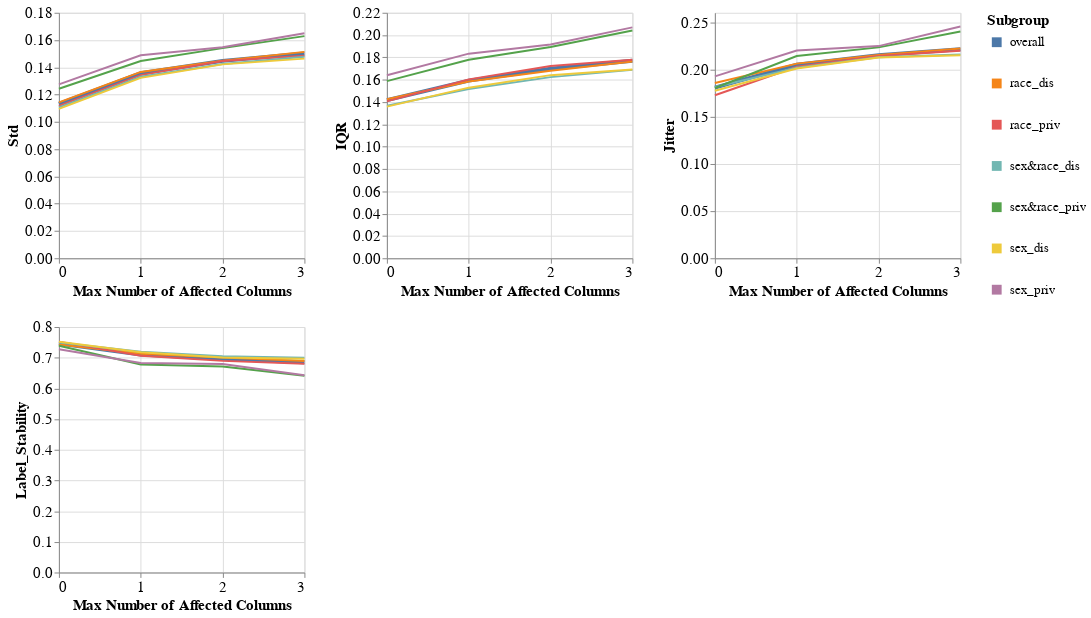

Notebook cell for this chart:
### Markdown cell above
### Subgroup metrics per dataset, experiment iteration, and model

### Code cell
visualizer.create_subgroups_grid_pct_lines_plot(model_name=MODEL_NAMES[0],
                                                target_preprocessing_technique=PREPROCESSING_TECHNIQUES[0],
                                                subgroup_metrics_type='variance',
                                                mode='max_num_columns')

### Figure 1 — Vega-Lite specification as saved in the notebook (floating-point values rounded to 4 significant figures)
{"config": {"view": {"continuousWidth": 400, "continuousHeight": 300}, "axis": {"labelFontSize": 15, "titleFontSize": 15}, "legend": {"labelFontSize": 13, "symbolStrokeWidth": 10, "titleFontSize": 15}}, "vconcat": [{"hconcat": [{"mark": "line", "encoding": {"color": {"field": "Subgroup", "type": "nominal"}, "strokeWidth": {"condition": {"value": 4, "test": "datum.Subgroup == 'overall'"}, "value": 2}, "x": {"axis": {"tickMinStep": 1}, "field": "Percentage", "title": "Max Number of Affected Columns", "type": "quantitative"}, "y": {"field": "Metric_Value", "title": "Std", "type": "quantitative"}}, "height": 250, "width": 250}, {"data": {"name": "data-df7264988681f0626a3ea8a5bdf12e44"}, "mark": "line", "encoding": {"color": {"field": "Subgroup", "type": "nominal"}, "strokeWidth": {"condition": {"value": 4, "test": "datum.Subgroup == 'overall'"}, "value": 2}, "x": {"axis": {"tickMinStep": 1}, "field": "Percentage", "title": "Max Number of Affected Columns", "type": "quantitative"}, "y": {"field": "Metric_Value", "title": "IQR", "type": "quantitative"}}, "height": 250, "width": 250}, {"data": {"name": "data-c53516bccee5c015903b25c547bc3b67"}, "mark": "line", "encoding": {"color": {"field": "Subgroup", "type": "nominal"}, "strokeWidth": {"condition": {"value": 4, "test": "datum.Subgroup == 'overall'"}, "value": 2}, "x": {"axis": {"tickMinStep": 1}, "field": "Percentage", "title": "Max Number of Affected Columns", "type": "quantitative"}, "y": {"field": "Metric_Value", "title": "Jitter", "type": "quantitative"}}, "height": 250, "width": 250}]}, {"hconcat": [{"mark": "line", "encoding": {"color": {"field": "Subgroup", "type": "nominal"}, "strokeWidth": {"condition": {"value": 4, "test": "datum.Subgroup == 'overall'"}, "value": 2}, "x": {"axis": {"tickMinStep": 1}, "field": "Percentage", "title": "Max Number of Affected Columns", "type": "quantitative"}, "y": {"field": "Metric_Value", "title": "Label_Stability", "type": "quantitative"}}, "height": 250, "width": 250}], "data": {"name": "data-5a34e6c4e0f663d6ed6bfdcc0eb074f4"}}], "data": {"name": "data-4ecd5a2da488544ba1a5c8bc680f48a7"}, "$schema": "https://vega.github.io/schema/vega-lite/v4.17.0.json", "datasets": {"data-4ecd5a2da488544ba1a5c8bc680f48a7": [{"Model_Name": "DecisionTreeClassifier", "Test_Set_Index": 0.0, "Metric": "Std", "Subgroup": "overall", "Num_Estimators": 200.0, "Metric_Value": 0.1132, "Percentage": 0.0}, {"Model_Name": "DecisionTreeClassifier", "Test_Set_Index": 0.0, "Metric": "Std", "Subgroup": "race_dis", "Num_Estimators": 200.0, "Metric_Value": 0.1143, "Percentage": 0.0}, {"Model_Name": "DecisionTreeClassifier", "Test_Set_Index": 0.0, "Metric": "Std", "Subgroup": "race_priv", "Num_Estimators": 200.0, "Metric_Value": 0.1117, "Percentage": 0.0}, {"Model_Name": "DecisionTreeClassifier", "Test_Set_Index": 0.0, "Metric": "Std", "Subgroup": "sex&race_dis", "Num_Estimators": 200.0, "Metric_Value": 0.1107, "Percentage": 0.0}, {"Model_Name": "DecisionTreeClassifier", "Test_Set_Index": 0.0, "Metric": "Std", "Subgroup": "sex&race_priv", "Num_Estimators": 200.0, "Metric_Value": 0.1243, "Percentage": 0.0}, {"Model_Name": "DecisionTreeClassifier", "Test_Set_Index": 0.0, "Metric": "Std", "Subgroup": "sex_dis", "Num_Estimators": 200.0, "Metric_Value": 0.1096, "Percentage": 0.0}, {"Model_Name": "DecisionTreeClassifier", "Test_Set_Index": 0.0, "Metric": "Std", "Subgroup": "sex_priv", "Num_Estimators": 200.0, "Metric_Value": 0.1274, "Percentage": 0.0}, {"Model_Name": "DecisionTreeClassifier", "Test_Set_Index": 1.0, "Metric": "Std", "Subgroup": "overall", "Num_Estimators": 200.0, "Metric_Value": 0.1357, "Percentage": 1.0}, {"Model_Name": "DecisionTreeClassifier", "Test_Set_Index": 1.0, "Metric": "Std", "Subgroup": "race_dis", "Num_Estimators": 200.0, "Metric_Value": 0.1366, "Percentage": 1.0}, {"Model_Name": "DecisionTreeClassifier", "Test_Set_Index": 1.0, "Metric": "Std", "Subgroup": "race_priv", "Num_Estimators": 200.0, "Metric_Value": 0.1343, "Percentage": 1.0}, {"Model_Name": "DecisionTreeClassifier", "Test_Set_Index": 1.0, "Metric": "Std", "Subgroup": "sex&race_dis", "Num_Estimators": 200.0, "Metric_Value": 0.133, "Percentage": 1.0}, {"Model_Name": "DecisionTreeClassifier", "Test_Set_Index": 1.0, "Metric": "Std", "Subgroup": "sex&race_priv", "Num_Estimators": 200.0, "Metric_Value": 0.1446, "Percentage": 1.0}, {"Model_Name": "DecisionTreeClassifier", "Test_Set_Index": 1.0, "Metric": "Std", "Subgroup": "sex_dis", "Num_Estimators": 200.0, "Metric_Value": 0.1323, "Percentage": 1.0}, {"Model_Name": "DecisionTreeClassifier", "Test_Set_Index": 1.0, "Metric": "Std", "Subgroup": "sex_priv", "Num_Estimators": 200.0, "Metric_Value": 0.1489, "Percentage": 1.0}, {"Model_Name": "DecisionTreeClassifier", "Test_Set_Index": 2.0, "Metric": "Std", "Subgroup": "overall", "Num_Estimators": 200.0, "Metric_Value": 0.1447, "Percentage": 2.0}, {"Model_Name": "DecisionTreeClassifier", "Test_Set_Index": 2.0, "Metric": "Std", "Subgroup": "race_dis", "Num_Estimators": 200.0, "Metric_Value": 0.1448, "Percentage": 2.0}, {"Model_Name": "DecisionTreeClassifier", "Test_Set_Index": 2.0, "Metric": "Std", "Subgroup": "race_priv", "Num_Estimators": 200.0, "Metric_Value": 0.1446, "Percentage": 2.0}, {"Model_Name": "DecisionTreeClassifier", "Test_Set_Index": 2.0, "Metric": "Std", "Subgroup": "sex&race_dis", "Num_Estimators": 200.0, "Metric_Value": 0.1425, "Percentage": 2.0}, {"Model_Name": "DecisionTreeClassifier", "Test_Set_Index": 2.0, "Metric": "Std", "Subgroup": "sex&race_priv", "Num_Estimators": 200.0, "Metric_Value": 0.1541, "Percentage": 2.0}, {"Model_Name": "DecisionTreeClassifier", "Test_Set_Index": 2.0, "Metric": "Std", "Subgroup": "sex_dis", "Num_Estimators": 200.0, "Metric_Value": 0.1422, "Percentage": 2.0}, {"Model_Name": "DecisionTreeClassifier", "Test_Set_Index": 2.0, "Metric": "Std", "Subgroup": "sex_priv", "Num_Estimators": 200.0, "Metric_Value": 0.1548, "Percentage": 2.0}, {"Model_Name": "DecisionTreeClassifier", "Test_Set_Index": 3.0, "Metric": "Std", "Subgroup": "overall", "Num_Estimators": 200.0, "Metric_Value": 0.1501, "Percentage": 3.0}, {"Model_Name": "DecisionTreeClassifier", "Test_Set_Index": 3.0, "Metric": "Std", "Subgroup": "race_dis", "Num_Estimators": 200.0, "Metric_Value": 0.1513, "Percentage": 3.0}, {"Model_Name": "DecisionTreeClassifier", "Test_Set_Index": 3.0, "Metric": "Std", "Subgroup": "race_priv", "Num_Estimators": 200.0, "Metric_Value": 0.1485, "Percentage": 3.0}, {"Model_Name": "DecisionTreeClassifier", "Test_Set_Index": 3.0, "Metric": "Std", "Subgroup": "sex&race_dis", "Num_Estimators": 200.0, "Metric_Value": 0.1477, "Percentage": 3.0}, {"Model_Name": "DecisionTreeClassifier", "Test_Set_Index": 3.0, "Metric": "Std", "Subgroup": "sex&race_priv", "Num_Estimators": 200.0, "Metric_Value": 0.1629, "Percentage": 3.0}, {"Model_Name": "DecisionTreeClassifier", "Test_Set_Index": 3.0, "Metric": "Std", "Subgroup": "sex_dis", "Num_Estimators": 200.0, "Metric_Value": 0.1464, "Percentage": 3.0}, {"Model_Name": "DecisionTreeClassifier", "Test_Set_Index": 3.0, "Metric": "Std", "Subgroup": "sex_priv", "Num_Estimators": 200.0, "Metric_Value": 0.165, "Percentage": 3.0}], "data-df7264988681f0626a3ea8a5bdf12e44": [{"Model_Name": "DecisionTreeClassifier", "Test_Set_Index": 0.0, "Metric": "IQR", "Subgroup": "overall", "Num_Estimators": 200.0, "Metric_Value": 0.1417, "Percentage": 0.0}, {"Model_Name": "DecisionTreeClassifier", "Test_Set_Index": 0.0, "Metric": "IQR", "Subgroup": "race_dis", "Num_Estimators": 200.0, "Metric_Value": 0.1425, "Percentage": 0.0}, {"Model_Name": "DecisionTreeClassifier", "Test_Set_Index": 0.0, "Metric": "IQR", "Subgroup": "race_priv", "Num_Estimators": 200.0, "Metric_Value": 0.1406, "Percentage": 0.0}, {"Model_Name": "DecisionTreeClassifier", "Test_Set_Index": 0.0, "Metric": "IQR", "Subgroup": "sex&race_dis", "Num_Estimators": 200.0, "Metric_Value": 0.1366, "Percentage": 0.0}, {"Model_Name": "DecisionTreeClassifier", "Test_Set_Index": 0.0, "Metric": "IQR", "Subgroup": "sex&race_priv", "Num_Estimators": 200.0, "Metric_Value": 0.1588, "Percentage": 0.0}, {"Model_Name": "DecisionTreeClassifier", "Test_Set_Index": 0.0, "Metric": "IQR", "Subgroup": "sex_dis", "Num_Estimators": 200.0, "Metric_Value": 0.1359, "Percentage": 0.0}, {"Model_Name": "DecisionTreeClassifier", "Test_Set_Index": 0.0, "Metric": "IQR", "Subgroup": "sex_priv", "Num_Estimators": 200.0, "Metric_Value": 0.164, "Percentage": 0.0}, {"Model_Name": "DecisionTreeClassifier", "Test_Set_Index": 1.0, "Metric": "IQR", "Subgroup": "overall", "Num_Estimators": 200.0, "Metric_Value": 0.1592, "Percentage": 1.0}, {"Model_Name": "DecisionTreeClassifier", "Test_Set_Index": 1.0, "Metric": "IQR", "Subgroup": "race_dis", "Num_Estimators": 200.0, "Metric_Value": 0.1583, "Percentage": 1.0}, {"Model_Name": "DecisionTreeClassifier", "Test_Set_Index": 1.0, "Metric": "IQR", "Subgroup": "race_priv", "Num_Estimators": 200.0, "Metric_Value": 0.1603, "Percentage": 1.0}, {"Model_Name": "DecisionTreeClassifier", "Test_Set_Index": 1.0, "Metric": "IQR", "Subgroup": "sex&race_dis", "Num_Estimators": 200.0, "Metric_Value": 0.1517, "Percentage": 1.0}, {"Model_Name": "DecisionTreeClassifier", "Test_Set_Index": 1.0, "Metric": "IQR", "Subgroup": "sex&race_priv", "Num_Estimators": 200.0, "Metric_Value": 0.1779, "Percentage": 1.0}, {"Model_Name": "DecisionTreeClassifier", "Test_Set_Index": 1.0, "Metric": "IQR", "Subgroup": "sex_dis", "Num_Estimators": 200.0, "Metric_Value": 0.1529, "Percentage": 1.0}, {"Model_Name": "DecisionTreeClassifier", "Test_Set_Index": 1.0, "Metric": "IQR", "Subgroup": "sex_priv", "Num_Estimators": 200.0, "Metric_Value": 0.1833, "Percentage": 1.0}, {"Model_Name": "DecisionTreeClassifier", "Test_Set_Index": 2.0, "Metric": "IQR", "Subgroup": "overall", "Num_Estimators": 200.0, "Metric_Value": 0.1698, "Percentage": 2.0}, {"Model_Name": "DecisionTreeClassifier", "Test_Set_Index": 2.0, "Metric": "IQR", "Subgroup": "race_dis", "Num_Estimators": 200.0, "Metric_Value": 0.1681, "Percentage": 2.0}, {"Model_Name": "DecisionTreeClassifier", "Test_Set_Index": 2.0, "Metric": "IQR", "Subgroup": "race_priv", "Num_Estimators": 200.0, "Metric_Value": 0.1723, "Percentage": 2.0}, {"Model_Name": "DecisionTreeClassifier", "Test_Set_Index": 2.0, "Metric": "IQR", "Subgroup": "sex&race_dis", "Num_Estimators": 200.0, "Metric_Value": 0.1623, "Percentage": 2.0}, {"Model_Name": "DecisionTreeClassifier", "Test_Set_Index": 2.0, "Metric": "IQR", "Subgroup": "sex&race_priv", "Num_Estimators": 200.0, "Metric_Value": 0.1893, "Percentage": 2.0}, {"Model_Name": "DecisionTreeClassifier", "Test_Set_Index": 2.0, "Metric": "IQR", "Subgroup": "sex_dis", "Num_Estimators": 200.0, "Metric_Value": 0.1641, "Percentage": 2.0}, {"Model_Name": "DecisionTreeClassifier", "Test_Set_Index": 2.0, "Metric": "IQR", "Subgroup": "sex_priv", "Num_Estimators": 200.0, "Metric_Value": 0.1916, "Percentage": 2.0}, {"Model_Name": "DecisionTreeClassifier", "Test_Set_Index": 3.0, "Metric": "IQR", "Subgroup": "overall", "Num_Estimators": 200.0, "Metric_Value": 0.177, "Percentage": 3.0}, {"Model_Name": "DecisionTreeClassifier", "Test_Set_Index": 3.0, "Metric": "IQR", "Subgroup": "race_dis", "Num_Estimators": 200.0, "Metric_Value": 0.1764, "Percentage": 3.0}, {"Model_Name": "DecisionTreeClassifier", "Test_Set_Index": 3.0, "Metric": "IQR", "Subgroup": "race_priv", "Num_Estimators": 200.0, "Metric_Value": 0.1778, "Percentage": 3.0}, {"Model_Name": "DecisionTreeClassifier", "Test_Set_Index": 3.0, "Metric": "IQR", "Subgroup": "sex&race_dis", "Num_Estimators": 200.0, "Metric_Value": 0.1688, "Percentage": 3.0}, {"Model_Name": "DecisionTreeClassifier", "Test_Set_Index": 3.0, "Metric": "IQR", "Subgroup": "sex&race_priv", "Num_Estimators": 200.0, "Metric_Value": 0.2041, "Percentage": 3.0}, {"Model_Name": "DecisionTreeClassifier", "Test_Set_Index": 3.0, "Metric": "IQR", "Subgroup": "sex_dis", "Num_Estimators": 200.0, "Metric_Value": 0.1692, "Percentage": 3.0}, {"Model_Name": "DecisionTreeClassifier", "Test_Set_Index": 3.0, "Metric": "IQR", "Subgroup": "sex_priv", "Num_Estimators": 200.0, "Metric_Value": 0.2069, "Percentage": 3.0}], "data-c53516bccee5c015903b25c547bc3b67": [{"Model_Name": "DecisionTreeClassifier", "Test_Set_Index": 0.0, "Metric": "Jitter", "Subgroup": "overall", "Num_Estimators": 200.0, "Metric_Value": 0.1806, "Percentage": 0.0}, {"Model_Name": "DecisionTreeClassifier", "Test_Set_Index": 0.0, "Metric": "Jitter", "Subgroup": "race_dis", "Num_Estimators": 200.0, "Metric_Value": 0.1856, "Percentage": 0.0}, {"Model_Name": "DecisionTreeClassifier", "Test_Set_Index": 0.0, "Metric": "Jitter", "Subgroup": "race_priv", "Num_Estimators": 200.0, "Metric_Value": 0.1727, "Percentage": 0.0}, {"Model_Name": "DecisionTreeClassifier", "Test_Set_Index": 0.0, "Metric": "Jitter", "Subgroup": "sex&race_dis", "Num_Estimators": 200.0, "Metric_Value": 0.1814, "Percentage": 0.0}, {"Model_Name": "DecisionTreeClassifier", "Test_Set_Index": 0.0, "Metric": "Jitter", "Subgroup": "sex&race_priv", "Num_Estimators": 200.0, "Metric_Value": 0.1803, "Percentage": 0.0}, {"Model_Name": "DecisionTreeClassifier", "Test_Set_Index": 0.0, "Metric": "Jitter", "Subgroup": "sex_dis", "Num_Estimators": 200.0, "Metric_Value": 0.1774, "Percentage": 0.0}, {"Model_Name": "DecisionTreeClassifier", "Test_Set_Index": 0.0, "Metric": "Jitter", "Subgroup": "sex_priv", "Num_Estimators": 200.0, "Metric_Value": 0.1926, "Percentage": 0.0}, {"Model_Name": "DecisionTreeClassifier", "Test_Set_Index": 1.0, "Metric": "Jitter", "Subgroup": "overall", "Num_Estimators": 200.0, "Metric_Value": 0.205, "Percentage": 1.0}, {"Model_Name": "DecisionTreeClassifier", "Test_Set_Index": 1.0, "Metric": "Jitter", "Subgroup": "race_dis", "Num_Estimators": 200.0, "Metric_Value": 0.2061, "Percentage": 1.0}, {"Model_Name": "DecisionTreeClassifier", "Test_Set_Index": 1.0, "Metric": "Jitter", "Subgroup": "race_priv", "Num_Estimators": 200.0, "Metric_Value": 0.2028, "Percentage": 1.0}, {"Model_Name": "DecisionTreeClassifier", "Test_Set_Index": 1.0, "Metric": "Jitter", "Subgroup": "sex&race_dis", "Num_Estimators": 200.0, "Metric_Value": 0.2017, "Percentage": 1.0}, {"Model_Name": "DecisionTreeClassifier", "Test_Set_Index": 1.0, "Metric": "Jitter", "Subgroup": "sex&race_priv", "Num_Estimators": 200.0, "Metric_Value": 0.2142, "Percentage": 1.0}, {"Model_Name": "DecisionTreeClassifier", "Test_Set_Index": 1.0, "Metric": "Jitter", "Subgroup": "sex_dis", "Num_Estimators": 200.0, "Metric_Value": 0.201, "Percentage": 1.0}, {"Model_Name": "DecisionTreeClassifier", "Test_Set_Index": 1.0, "Metric": "Jitter", "Subgroup": "sex_priv", "Num_Estimators": 200.0, "Metric_Value": 0.22, "Percentage": 1.0}, {"Model_Name": "DecisionTreeClassifier", "Test_Set_Index": 2.0, "Metric": "Jitter", "Subgroup": "overall", "Num_Estimators": 200.0, "Metric_Value": 0.2151, "Percentage": 2.0}, {"Model_Name": "DecisionTreeClassifier", "Test_Set_Index": 2.0, "Metric": "Jitter", "Subgroup": "race_dis", "Num_Estimators": 200.0, "Metric_Value": 0.2154, "Percentage": 2.0}, {"Model_Name": "DecisionTreeClassifier", "Test_Set_Index": 2.0, "Metric": "Jitter", "Subgroup": "race_priv", "Num_Estimators": 200.0, "Metric_Value": 0.2142, "Percentage": 2.0}, {"Model_Name": "DecisionTreeClassifier", "Test_Set_Index": 2.0, "Metric": "Jitter", "Subgroup": "sex&race_dis", "Num_Estimators": 200.0, "Metric_Value": 0.2128, "Percentage": 2.0}, {"Model_Name": "DecisionTreeClassifier", "Test_Set_Index": 2.0, "Metric": "Jitter", "Subgroup": "sex&race_priv", "Num_Estimators": 200.0, "Metric_Value": 0.2233, "Percentage": 2.0}, {"Model_Name": "DecisionTreeClassifier", "Test_Set_Index": 2.0, "Metric": "Jitter", "Subgroup": "sex_dis", "Num_Estimators": 200.0, "Metric_Value": 0.2125, "Percentage": 2.0}, {"Model_Name": "DecisionTreeClassifier", "Test_Set_Index": 2.0, "Metric": "Jitter", "Subgroup": "sex_priv", "Num_Estimators": 200.0, "Metric_Value": 0.2247, "Percentage": 2.0}, {"Model_Name": "DecisionTreeClassifier", "Test_Set_Index": 3.0, "Metric": "Jitter", "Subgroup": "overall", "Num_Estimators": 200.0, "Metric_Value": 0.2214, "Percentage": 3.0}, {"Model_Name": "DecisionTreeClassifier", "Test_Set_Index": 3.0, "Metric": "Jitter", "Subgroup": "race_dis", "Num_Estimators": 200.0, "Metric_Value": 0.2222, "Percentage": 3.0}, {"Model_Name": "DecisionTreeClassifier", "Test_Set_Index": 3.0, "Metric": "Jitter", "Subgroup": "race_priv", "Num_Estimators": 200.0, "Metric_Value": 0.2197, "Percentage": 3.0}, {"Model_Name": "DecisionTreeClassifier", "Test_Set_Index": 3.0, "Metric": "Jitter", "Subgroup": "sex&race_dis", "Num_Estimators": 200.0, "Metric_Value": 0.2157, "Percentage": 3.0}, {"Model_Name": "DecisionTreeClassifier", "Test_Set_Index": 3.0, "Metric": "Jitter", "Subgroup": "sex&race_priv", "Num_Estimators": 200.0, "Metric_Value": 0.2402, "Percentage": 3.0}, {"Model_Name": "DecisionTreeClassifier", "Test_Set_Index": 3.0, "Metric": "Jitter", "Subgroup": "sex_dis", "Num_Estimators": 200.0, "Metric_Value": 0.2151, "Percentage": 3.0}, {"Model_Name": "DecisionTreeClassifier", "Test_Set_Index": 3.0, "Metric": "Jitter", "Subgroup": "sex_priv", "Num_Estimators": 200.0, "Metric_Value": 0.2454, "Percentage": 3.0}], "data-5a34e6c4e0f663d6ed6bfdcc0eb074f4": [{"Model_Name": "DecisionTreeClassifier", "Test_Set_Index": 0.0, "Metric": "Label_Stability", "Subgroup": "overall", "Num_Estimators": 200.0, "Metric_Value": 0.7465, "Percentage": 0.0}, {"Model_Name": "DecisionTreeClassifier", "Test_Set_Index": 0.0, "Metric": "Label_Stability", "Subgroup": "race_dis", "Num_Estimators": 200.0, "Metric_Value": 0.743, "Percentage": 0.0}, {"Model_Name": "DecisionTreeClassifier", "Test_Set_Index": 0.0, "Metric": "Label_Stability", "Subgroup": "race_priv", "Num_Estimators": 200.0, "Metric_Value": 0.7525, "Percentage": 0.0}, {"Model_Name": "DecisionTreeClassifier", "Test_Set_Index": 0.0, "Metric": "Label_Stability", "Subgroup": "sex&race_dis", "Num_Estimators": 200.0, "Metric_Value": 0.7493, "Percentage": 0.0}, {"Model_Name": "DecisionTreeClassifier", "Test_Set_Index": 0.0, "Metric": "Label_Stability", "Subgroup": "sex&race_priv", "Num_Estimators": 200.0, "Metric_Value": 0.739, "Percentage": 0.0}, {"Model_Name": "DecisionTreeClassifier", "Test_Set_Index": 0.0, "Metric": "Label_Stability", "Subgroup": "sex_dis", "Num_Estimators": 200.0, "Metric_Value": 0.7517, "Percentage": 0.0}, {"Model_Name": "DecisionTreeClassifier", "Test_Set_Index": 0.0, "Metric": "Label_Stability", "Subgroup": "sex_priv", "Num_Estimators": 200.0, "Metric_Value": 0.7274, "Percentage": 0.0}, {"Model_Name": "DecisionTreeClassifier", "Test_Set_Index": 1.0, "Metric": "Label_Stability", "Subgroup": "overall", "Num_Estimators": 200.0, "Metric_Value": 0.71, "Percentage": 1.0}, {"Model_Name": "DecisionTreeClassifier", "Test_Set_Index": 1.0, "Metric": "Label_Stability", "Subgroup": "race_dis", "Num_Estimators": 200.0, "Metric_Value": 0.7128, "Percentage": 1.0}, {"Model_Name": "DecisionTreeClassifier", "Test_Set_Index": 1.0, "Metric": "Label_Stability", "Subgroup": "race_priv", "Num_Estimators": 200.0, "Metric_Value": 0.7065, "Percentage": 1.0}, {"Model_Name": "DecisionTreeClassifier", "Test_Set_Index": 1.0, "Metric": "Label_Stability", "Subgroup": "sex&race_dis", "Num_Estimators": 200.0, "Metric_Value": 0.7191, "Percentage": 1.0}, {"Model_Name": "DecisionTreeClassifier", "Test_Set_Index": 1.0, "Metric": "Label_Stability", "Subgroup": "sex&race_priv", "Num_Estimators": 200.0, "Metric_Value": 0.6777, "Percentage": 1.0}, {"Model_Name": "DecisionTreeClassifier", "Test_Set_Index": 1.0, "Metric": "Label_Stability", "Subgroup": "sex_dis", "Num_Estimators": 200.0, "Metric_Value": 0.7174, "Percentage": 1.0}, {"Model_Name": "DecisionTreeClassifier", "Test_Set_Index": 1.0, "Metric": "Label_Stability", "Subgroup": "sex_priv", "Num_Estimators": 200.0, "Metric_Value": 0.6825, "Percentage": 1.0}, {"Model_Name": "DecisionTreeClassifier", "Test_Set_Index": 2.0, "Metric": "Label_Stability", "Subgroup": "overall", "Num_Estimators": 200.0, "Metric_Value": 0.6961, "Percentage": 2.0}, {"Model_Name": "DecisionTreeClassifier", "Test_Set_Index": 2.0, "Metric": "Label_Stability", "Subgroup": "race_dis", "Num_Estimators": 200.0, "Metric_Value": 0.7008, "Percentage": 2.0}, {"Model_Name": "DecisionTreeClassifier", "Test_Set_Index": 2.0, "Metric": "Label_Stability", "Subgroup": "race_priv", "Num_Estimators": 200.0, "Metric_Value": 0.6897, "Percentage": 2.0}, {"Model_Name": "DecisionTreeClassifier", "Test_Set_Index": 2.0, "Metric": "Label_Stability", "Subgroup": "sex&race_dis", "Num_Estimators": 200.0, "Metric_Value": 0.7046, "Percentage": 2.0}, {"Model_Name": "DecisionTreeClassifier", "Test_Set_Index": 2.0, "Metric": "Label_Stability", "Subgroup": "sex&race_priv", "Num_Estimators": 200.0, "Metric_Value": 0.6715, "Percentage": 2.0}, {"Model_Name": "DecisionTreeClassifier", "Test_Set_Index": 2.0, "Metric": "Label_Stability", "Subgroup": "sex_dis", "Num_Estimators": 200.0, "Metric_Value": 0.7007, "Percentage": 2.0}, {"Model_Name": "DecisionTreeClassifier", "Test_Set_Index": 2.0, "Metric": "Label_Stability", "Subgroup": "sex_priv", "Num_Estimators": 200.0, "Metric_Value": 0.6793, "Percentage": 2.0}, {"Model_Name": "DecisionTreeClassifier", "Test_Set_Index": 3.0, "Metric": "Label_Stability", "Subgroup": "overall", "Num_Estimators": 200.0, "Metric_Value": 0.6853, "Percentage": 3.0}, {"Model_Name": "DecisionTreeClassifier", "Test_Set_Index": 3.0, "Metric": "Label_Stability", "Subgroup": "race_dis", "Num_Estimators": 200.0, "Metric_Value": 0.6889, "Percentage": 3.0}, {"Model_Name": "DecisionTreeClassifier", "Test_Set_Index": 3.0, "Metric": "Label_Stability", "Subgroup": "race_priv", "Num_Estimators": 200.0, "Metric_Value": 0.6805, "Percentage": 3.0}, {"Model_Name": "DecisionTreeClassifier", "Test_Set_Index": 3.0, "Metric": "Label_Stability", "Subgroup": "sex&race_dis", "Num_Estimators": 200.0, "Metric_Value": 0.6995, "Percentage": 3.0}, {"Model_Name": "DecisionTreeClassifier", "Test_Set_Index": 3.0, "Metric": "Label_Stability", "Subgroup": "sex&race_priv", "Num_Estimators": 200.0, "Metric_Value": 0.6412, "Percentage": 3.0}, {"Model_Name": "DecisionTreeClassifier", "Test_Set_Index": 3.0, "Metric": "Label_Stability", "Subgroup": "sex_dis", "Num_Estimators": 200.0, "Metric_Value": 0.6965, "Percentage": 3.0}, {"Model_Name": "DecisionTreeClassifier", "Test_Set_Index": 3.0, "Metric": "Label_Stability", "Subgroup": "sex_priv", "Num_Estimators": 200.0, "Metric_Value": 0.643, "Percentage": 3.0}]}}
